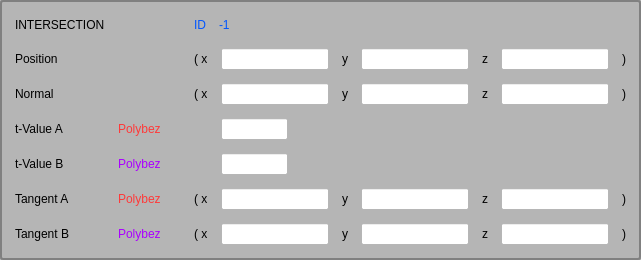
    <widget class="QGroupBox" name="group_isec_info">
     <property name="enabled">
      <bool>true</bool>
     </property>
     <property name="styleSheet">
      <string notr="true">QGroupBox { 
	border: 2px solid gray; 
    border-radius: 3px; 
	background-color: rgb(181, 181, 181);
 } 

QLabel {
	background-color: rgb(181, 181, 181);
}

QLineEdit {
	background-color: rgb(255, 255, 255)
}</string>
     </property>
     <layout class="QGridLayout" name="gridLayout">
      <property name="leftMargin">
       <number>13</number>
      </property>
      <property name="topMargin">
       <number>13</number>
      </property>
      <property name="rightMargin">
       <number>13</number>
      </property>
      <property name="bottomMargin">
       <number>13</number>
      </property>
      <property name="spacing">
       <number>13</number>
      </property>
      <item row="7" column="3">
       <layout class="QHBoxLayout" name="h15">
        <item>
         <widget class="QLabel" name="label_96">
          <property name="text">
           <string>( x</string>
          </property>
         </widget>
        </item>
        <item>
         <widget class="QLineEdit" name="input_isec_tan_b_x">
          <property name="enabled">
           <bool>false</bool>
          </property>
         </widget>
        </item>
        <item>
         <widget class="QLabel" name="label_97">
          <property name="text">
           <string>y</string>
          </property>
         </widget>
        </item>
        <item>
         <widget class="QLineEdit" name="input_isec_tan_b_y">
          <property name="enabled">
           <bool>false</bool>
          </property>
         </widget>
        </item>
        <item>
         <widget class="QLabel" name="label_98">
          <property name="text">
           <string>z</string>
          </property>
         </widget>
        </item>
        <item>
         <widget class="QLineEdit" name="input_isec_tan_b_z">
          <property name="enabled">
           <bool>false</bool>
          </property>
         </widget>
        </item>
        <item>
         <widget class="QLabel" name="label_99">
          <property name="text">
           <string>)</string>
          </property>
         </widget>
        </item>
       </layout>
      </item>
      <item row="4" column="1">
       <widget class="QLabel" name="label_77">
        <property name="styleSheet">
         <string notr="true">QLabel {
	color: rgb(255, 57, 57);
}</string>
        </property>
        <property name="text">
         <string>Polybez</string>
        </property>
       </widget>
      </item>
      <item row="3" column="0">
       <widget class="QLabel" name="label_71">
        <property name="text">
         <string>Normal </string>
        </property>
       </widget>
      </item>
      <item row="5" column="1">
       <widget class="QLabel" name="label_83">
        <property name="styleSheet">
         <string notr="true">QLabel {
	color: rgb(170, 0, 255);
}</string>
        </property>
        <property name="text">
         <string>Polybez</string>
        </property>
       </widget>
      </item>
      <item row="5" column="0">
       <widget class="QLabel" name="label_82">
        <property name="text">
         <string>t-Value B</string>
        </property>
       </widget>
      </item>
      <item row="2" column="0">
       <widget class="QLabel" name="label_38">
        <property name="text">
         <string>Position</string>
        </property>
       </widget>
      </item>
      <item row="6" column="0">
       <widget class="QLabel" name="label_88">
        <property name="text">
         <string>Tangent A</string>
        </property>
       </widget>
      </item>
      <item row="2" column="3">
       <layout class="QHBoxLayout" name="h20">
        <item>
         <widget class="QLabel" name="label_44">
          <property name="text">
           <string>( x</string>
          </property>
         </widget>
        </item>
        <item>
         <widget class="QLineEdit" name="input_isec_position_x">
          <property name="enabled">
           <bool>false</bool>
          </property>
         </widget>
        </item>
        <item>
         <widget class="QLabel" name="label_49">
          <property name="text">
           <string>y</string>
          </property>
         </widget>
        </item>
        <item>
         <widget class="QLineEdit" name="input_isec_position_y">
          <property name="enabled">
           <bool>false</bool>
          </property>
         </widget>
        </item>
        <item>
         <widget class="QLabel" name="label_55">
          <property name="text">
           <string>z</string>
          </property>
         </widget>
        </item>
        <item>
         <widget class="QLineEdit" name="input_isec_position_z">
          <property name="enabled">
           <bool>false</bool>
          </property>
         </widget>
        </item>
        <item>
         <widget class="QLabel" name="label_59">
          <property name="text">
           <string>)</string>
          </property>
         </widget>
        </item>
       </layout>
      </item>
      <item row="7" column="1">
       <widget class="QLabel" name="label_95">
        <property name="styleSheet">
         <string notr="true">QLabel {
	color: rgb(170, 0, 255);
}</string>
        </property>
        <property name="text">
         <string>Polybez</string>
        </property>
       </widget>
      </item>
      <item row="4" column="0">
       <widget class="QLabel" name="label_76">
        <property name="text">
         <string>t-Value A</string>
        </property>
       </widget>
      </item>
      <item row="0" column="0">
       <widget class="QLabel" name="label_31">
        <property name="text">
         <string>INTERSECTION</string>
        </property>
       </widget>
      </item>
      <item row="5" column="3">
       <layout class="QHBoxLayout" name="h22">
        <property name="leftMargin">
         <number>0</number>
        </property>
        <property name="rightMargin">
         <number>0</number>
        </property>
        <item>
         <widget class="QLabel" name="label_64">
          <property name="styleSheet">
           <string notr="true">QLabel {
	color: rgb(181, 181, 181);
}</string>
          </property>
          <property name="text">
           <string>( x</string>
          </property>
         </widget>
        </item>
        <item>
         <widget class="QLineEdit" name="input_isec_tval_b">
          <property name="enabled">
           <bool>false</bool>
          </property>
          <property name="sizePolicy">
           <sizepolicy hsizetype="Fixed" vsizetype="Fixed">
            <horstretch>0</horstretch>
            <verstretch>0</verstretch>
           </sizepolicy>
          </property>
          <property name="minimumSize">
           <size>
            <width>67</width>
            <height>0</height>
           </size>
          </property>
          <property name="maximumSize">
           <size>
            <width>67</width>
            <height>16777215</height>
           </size>
          </property>
         </widget>
        </item>
        <item>
         <spacer name="horizontalSpacer_2">
          <property name="orientation">
           <enum>Qt::Horizontal</enum>
          </property>
          <property name="sizeHint" stdset="0">
           <size>
            <width>40</width>
            <height>20</height>
           </size>
          </property>
         </spacer>
        </item>
       </layout>
      </item>
      <item row="7" column="0">
       <widget class="QLabel" name="label_94">
        <property name="text">
         <string>Tangent B</string>
        </property>
       </widget>
      </item>
      <item row="4" column="3">
       <layout class="QHBoxLayout" name="h19">
        <property name="leftMargin">
         <number>0</number>
        </property>
        <property name="rightMargin">
         <number>0</number>
        </property>
        <item>
         <widget class="QLabel" name="label_63">
          <property name="enabled">
           <bool>true</bool>
          </property>
          <property name="styleSheet">
           <string notr="true">QLabel {
	color: rgb(181, 181, 181);
}</string>
          </property>
          <property name="text">
           <string>( x</string>
          </property>
         </widget>
        </item>
        <item>
         <widget class="QLineEdit" name="input_isec_tval_a">
          <property name="enabled">
           <bool>false</bool>
          </property>
          <property name="sizePolicy">
           <sizepolicy hsizetype="Fixed" vsizetype="Fixed">
            <horstretch>0</horstretch>
            <verstretch>0</verstretch>
           </sizepolicy>
          </property>
          <property name="minimumSize">
           <size>
            <width>67</width>
            <height>0</height>
           </size>
          </property>
          <property name="maximumSize">
           <size>
            <width>67</width>
            <height>16777215</height>
           </size>
          </property>
         </widget>
        </item>
        <item>
         <spacer name="horizontalSpacer">
          <property name="orientation">
           <enum>Qt::Horizontal</enum>
          </property>
          <property name="sizeHint" stdset="0">
           <size>
            <width>40</width>
            <height>20</height>
           </size>
          </property>
         </spacer>
        </item>
       </layout>
      </item>
      <item row="6" column="3">
       <layout class="QHBoxLayout" name="h21">
        <item>
         <widget class="QLabel" name="label_90">
          <property name="text">
           <string>( x</string>
          </property>
         </widget>
        </item>
        <item>
         <widget class="QLineEdit" name="input_isec_tan_a_x">
          <property name="enabled">
           <bool>false</bool>
          </property>
         </widget>
        </item>
        <item>
         <widget class="QLabel" name="label_91">
          <property name="text">
           <string>y</string>
          </property>
         </widget>
        </item>
        <item>
         <widget class="QLineEdit" name="input_isec_tan_a_y">
          <property name="enabled">
           <bool>false</bool>
          </property>
         </widget>
        </item>
        <item>
         <widget class="QLabel" name="label_92">
          <property name="text">
           <string>z</string>
          </property>
         </widget>
        </item>
        <item>
         <widget class="QLineEdit" name="input_isec_tan_a_z">
          <property name="enabled">
           <bool>false</bool>
          </property>
         </widget>
        </item>
        <item>
         <widget class="QLabel" name="label_93">
          <property name="text">
           <string>)</string>
          </property>
         </widget>
        </item>
       </layout>
      </item>
      <item row="3" column="3">
       <layout class="QHBoxLayout" name="h14">
        <item>
         <widget class="QLabel" name="label_72">
          <property name="text">
           <string>( x</string>
          </property>
         </widget>
        </item>
        <item>
         <widget class="QLineEdit" name="input_isec_normal_x">
          <property name="enabled">
           <bool>false</bool>
          </property>
         </widget>
        </item>
        <item>
         <widget class="QLabel" name="label_73">
          <property name="text">
           <string>y</string>
          </property>
         </widget>
        </item>
        <item>
         <widget class="QLineEdit" name="input_isec_normal_y">
          <property name="enabled">
           <bool>false</bool>
          </property>
         </widget>
        </item>
        <item>
         <widget class="QLabel" name="label_74">
          <property name="text">
           <string>z</string>
          </property>
         </widget>
        </item>
        <item>
         <widget class="QLineEdit" name="input_isec_normal_z">
          <property name="enabled">
           <bool>false</bool>
          </property>
         </widget>
        </item>
        <item>
         <widget class="QLabel" name="label_75">
          <property name="text">
           <string>)</string>
          </property>
         </widget>
        </item>
       </layout>
      </item>
      <item row="6" column="1">
       <widget class="QLabel" name="label_89">
        <property name="styleSheet">
         <string notr="true">QLabel {
	color: rgb(255, 57, 57);
}</string>
        </property>
        <property name="text">
         <string>Polybez</string>
        </property>
       </widget>
      </item>
      <item row="0" column="3">
       <layout class="QHBoxLayout" name="horizontalLayout_3">
        <property name="topMargin">
         <number>0</number>
        </property>
        <item>
         <widget class="QLabel" name="label_67">
          <property name="styleSheet">
           <string notr="true">QLabel {
	color: rgb(0, 85, 255);
}</string>
          </property>
          <property name="text">
           <string>ID</string>
          </property>
         </widget>
        </item>
        <item>
         <widget class="QLabel" name="label_isec_id">
          <property name="styleSheet">
           <string notr="true">QLabel {
	color: rgb(0, 85, 255);
}</string>
          </property>
          <property name="text">
           <string>-1</string>
          </property>
         </widget>
        </item>
        <item>
         <spacer name="horizontalSpacer_5">
          <property name="orientation">
           <enum>Qt::Horizontal</enum>
          </property>
          <property name="sizeHint" stdset="0">
           <size>
            <width>40</width>
            <height>20</height>
           </size>
          </property>
         </spacer>
        </item>
       </layout>
      </item>
      <item row="7" column="2">
       <widget class="QLabel" name="label_isec_tan_b_polybez_id">
        <property name="styleSheet">
         <string notr="true">QLabel {
	color: rgb(170, 0, 255);
}</string>
        </property>
        <property name="text">
         <string>  </string>
        </property>
       </widget>
      </item>
      <item row="6" column="2">
       <widget class="QLabel" name="label_isec_tan_a_polybez_id">
        <property name="styleSheet">
         <string notr="true">QLabel {
	color: rgb(255, 57, 57);
}</string>
        </property>
        <property name="text">
         <string>  </string>
        </property>
       </widget>
      </item>
      <item row="5" column="2">
       <widget class="QLabel" name="label_isec_tval_b_polybez_id">
        <property name="styleSheet">
         <string notr="true">QLabel {
	color: rgb(170, 0, 255);
}</string>
        </property>
        <property name="text">
         <string>  </string>
        </property>
       </widget>
      </item>
      <item row="4" column="2">
       <widget class="QLabel" name="label_isec_tval_a_polybez_id">
        <property name="styleSheet">
         <string notr="true">QLabel {
	color: rgb(255, 57, 57);
}</string>
        </property>
        <property name="text">
         <string>  </string>
        </property>
       </widget>
      </item>
     </layout>
    </widget>
